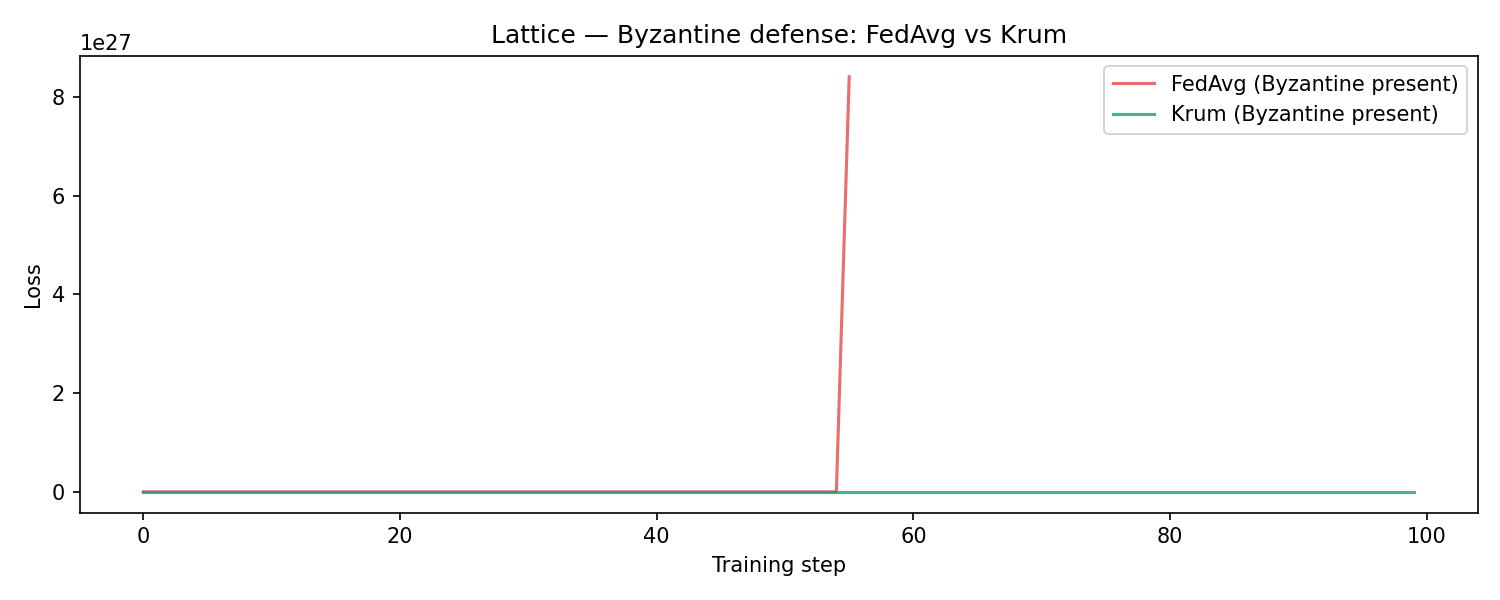

This figure's Python source:
import numpy as np 
import matplotlib.pyplot as plt
import sys

sys.path.insert(0, '../training')
sys.path.insert(0, '../aggregation')

import torch
import torch.nn.functional as F
from model import LatticeTransformer
from node import capture_gradients, apply_dp_noise, apply_gradients, GradientPacket
from bft import krum, coordinate_wise_median, make_byzantine_packet

def one_step(models, step, use_byzantine=True, aggregation='krum'):
    vocab_size = 65
    packets = []

    for i, model in enumerate(models):
        idx = torch.randint(0, vocab_size, (4,16))
        targets = torch.randint(0, vocab_size, (4, 16))
        for p in model.params.values():
            if p.grad is not None:
                p.grad.zero_()
        logits = model.forward(idx)
        loss = F.cross_entropy(logits.view(-1, vocab_size), targets.view(-1))
        loss.backward()
        grads = capture_gradients(model)
        packets.append(GradientPacket(i, step, grads))

    if use_byzantine:
        packets[2] = make_byzantine_packet(packets[2])
    
    if aggregation == "fedavg":
        names = sorted(packets[0].grads.keys())  # ensure consistent order

        # flatten all gradients into vectors
        matrix = np.stack([
            np.concatenate([
                (p.grads[n].flatten()
                if p.grads[n] is not None
                else np.zeros_like(packets[0].grads[n].flatten()))
                for n in names
            ])
            for p in packets
        ])

        # aggregate full vector
        agg_vector = matrix.mean(axis=0)

        # unflatten back to parameter shapes
        aggregated = {}
        offset = 0

        for n in names:
            shape = packets[0].grads[n].shape
            size = np.prod(shape)

            aggregated[n] = agg_vector[offset:offset+size].reshape(shape)
            offset += size

    elif aggregation == "krum":
        aggregated = krum(packets, k = 2)
    elif aggregation == "median":
        aggregated = coordinate_wise_median(packets)

    for model in models:
        apply_gradients(model, aggregated)

    return packets[0]

def run_experiment(aggregation="krum", n_steps=100):
    torch.manual_seed(0)
    models = [LatticeTransformer() for _ in range(3)]
    losses = []
    vocab_size = 65

    for step in range(n_steps):
        idx = torch.randint(0, vocab_size, (4,16))
        targets = torch.randint(0, vocab_size, (4, 16))
        loss = models[0].forward(idx)
        loss_val = F.cross_entropy(loss.view(-1, vocab_size), targets.view(-1)).item()
        losses.append(loss_val)
        one_step(models, step, use_byzantine=True, aggregation=aggregation)

    return losses

print("Running FedAvg with Byzantine node...")
fedavg_losses = run_experiment('fedavg')

print("Running Krum with Byzantine node...")
krum_losses = run_experiment('krum')

plt.figure(figsize=(10, 4))
plt.plot(fedavg_losses, label='FedAvg (Byzantine present)', color='#E24B4A', alpha=0.8)
plt.plot(krum_losses, label='Krum (Byzantine present)', color='#1D9E75', alpha=0.8)
plt.xlabel('Training step')
plt.ylabel('Loss')
plt.title('Lattice — Byzantine defense: FedAvg vs Krum')
plt.legend()
plt.tight_layout()
plt.savefig('byzantine_demo.png', dpi=150)
print("saved byzantine_demo.png — FedAvg diverges, Krum stays stable")
